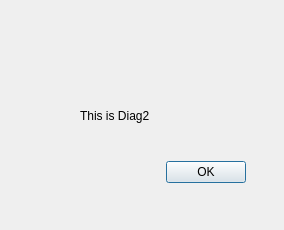
<?xml version="1.0" encoding="UTF-8"?>
<ui version="4.0">
 <class>Dialog2</class>
 <widget class="QDialog" name="Dialog2">
  <property name="geometry">
   <rect>
    <x>0</x>
    <y>0</y>
    <width>284</width>
    <height>230</height>
   </rect>
  </property>
  <property name="windowTitle">
   <string>Dialog</string>
  </property>
  <widget class="QLabel" name="label">
   <property name="geometry">
    <rect>
     <x>80</x>
     <y>100</y>
     <width>141</width>
     <height>31</height>
    </rect>
   </property>
   <property name="text">
    <string>This is Diag2</string>
   </property>
  </widget>
  <widget class="QDialogButtonBox" name="buttonBox">
   <property name="geometry">
    <rect>
     <x>80</x>
     <y>160</y>
     <width>166</width>
     <height>24</height>
    </rect>
   </property>
   <property name="standardButtons">
    <set>QDialogButtonBox::Ok</set>
   </property>
  </widget>
 </widget>
 <resources/>
 <connections/>
</ui>
